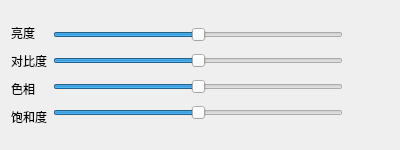
<?xml version="1.0" encoding="UTF-8"?>
<ui version="4.0">
 <class>OptionDialog</class>
 <widget class="QDialog" name="OptionDialog">
  <property name="geometry">
   <rect>
    <x>0</x>
    <y>0</y>
    <width>400</width>
    <height>150</height>
   </rect>
  </property>
  <property name="minimumSize">
   <size>
    <width>400</width>
    <height>150</height>
   </size>
  </property>
  <property name="maximumSize">
   <size>
    <width>400</width>
    <height>150</height>
   </size>
  </property>
  <property name="windowTitle">
   <string>OptionDialog</string>
  </property>
  <layout class="QGridLayout" name="gridLayout">
   <item row="0" column="0">
    <layout class="QHBoxLayout" name="horizontalLayout">
     <item>
      <layout class="QVBoxLayout" name="verticalLayout_3">
       <item>
        <widget class="QLabel" name="label">
         <property name="text">
          <string>亮度</string>
         </property>
        </widget>
       </item>
       <item>
        <widget class="QLabel" name="label_2">
         <property name="text">
          <string>对比度</string>
         </property>
        </widget>
       </item>
       <item>
        <widget class="QLabel" name="label_3">
         <property name="text">
          <string>色相</string>
         </property>
        </widget>
       </item>
       <item>
        <widget class="QLabel" name="label_4">
         <property name="text">
          <string>饱和度</string>
         </property>
        </widget>
       </item>
      </layout>
     </item>
     <item>
      <layout class="QVBoxLayout" name="verticalLayout">
       <item>
        <widget class="QSlider" name="brightnessSlider">
         <property name="minimum">
          <number>-100</number>
         </property>
         <property name="maximum">
          <number>100</number>
         </property>
         <property name="orientation">
          <enum>Qt::Horizontal</enum>
         </property>
        </widget>
       </item>
       <item>
        <widget class="QSlider" name="contrastSlider">
         <property name="minimum">
          <number>-100</number>
         </property>
         <property name="maximum">
          <number>100</number>
         </property>
         <property name="orientation">
          <enum>Qt::Horizontal</enum>
         </property>
        </widget>
       </item>
       <item>
        <widget class="QSlider" name="hueSlider">
         <property name="minimum">
          <number>-100</number>
         </property>
         <property name="maximum">
          <number>100</number>
         </property>
         <property name="orientation">
          <enum>Qt::Horizontal</enum>
         </property>
        </widget>
       </item>
       <item>
        <widget class="QSlider" name="saturationSlider">
         <property name="minimum">
          <number>-100</number>
         </property>
         <property name="maximum">
          <number>100</number>
         </property>
         <property name="orientation">
          <enum>Qt::Horizontal</enum>
         </property>
        </widget>
       </item>
      </layout>
     </item>
     <item>
      <layout class="QVBoxLayout" name="verticalLayout_2">
       <item>
        <widget class="QPushButton" name="brightnessDefaultBtn">
         <property name="text">
          <string/>
         </property>
         <property name="icon">
          <iconset resource="VideoPlayerX.qrc">
           <normaloff>:/VideoPlayerX/res/复原.png</normaloff>:/VideoPlayerX/res/复原.png</iconset>
         </property>
         <property name="iconSize">
          <size>
           <width>20</width>
           <height>20</height>
          </size>
         </property>
         <property name="flat">
          <bool>true</bool>
         </property>
        </widget>
       </item>
       <item>
        <widget class="QPushButton" name="contrastDefaultBtn">
         <property name="text">
          <string/>
         </property>
         <property name="icon">
          <iconset resource="VideoPlayerX.qrc">
           <normaloff>:/VideoPlayerX/res/复原.png</normaloff>:/VideoPlayerX/res/复原.png</iconset>
         </property>
         <property name="iconSize">
          <size>
           <width>20</width>
           <height>20</height>
          </size>
         </property>
         <property name="flat">
          <bool>true</bool>
         </property>
        </widget>
       </item>
       <item>
        <widget class="QPushButton" name="hueDefaultBtn">
         <property name="text">
          <string/>
         </property>
         <property name="icon">
          <iconset resource="VideoPlayerX.qrc">
           <normaloff>:/VideoPlayerX/res/复原.png</normaloff>:/VideoPlayerX/res/复原.png</iconset>
         </property>
         <property name="iconSize">
          <size>
           <width>20</width>
           <height>20</height>
          </size>
         </property>
         <property name="flat">
          <bool>true</bool>
         </property>
        </widget>
       </item>
       <item>
        <widget class="QPushButton" name="saturationDefaultBtn">
         <property name="text">
          <string/>
         </property>
         <property name="icon">
          <iconset resource="VideoPlayerX.qrc">
           <normaloff>:/VideoPlayerX/res/复原.png</normaloff>:/VideoPlayerX/res/复原.png</iconset>
         </property>
         <property name="iconSize">
          <size>
           <width>20</width>
           <height>20</height>
          </size>
         </property>
         <property name="flat">
          <bool>true</bool>
         </property>
        </widget>
       </item>
      </layout>
     </item>
    </layout>
   </item>
  </layout>
 </widget>
 <layoutdefault spacing="6" margin="11"/>
 <resources>
  <include location="VideoPlayerX.qrc"/>
 </resources>
 <connections/>
</ui>
